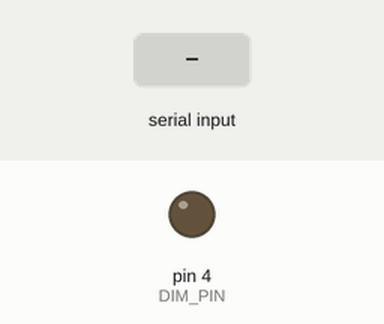
Recording of a sketch running on a simulated Arduino Uno, built with avr-gcc and run on an emulated ATmega328P. Shown: output pins drawn as LEDs (lit = HIGH). The test bench sets the inputs (shaded band).

Above: at 1.2 s.
1.3 s: "90,45\n" received over Serial
At 2.3 s:
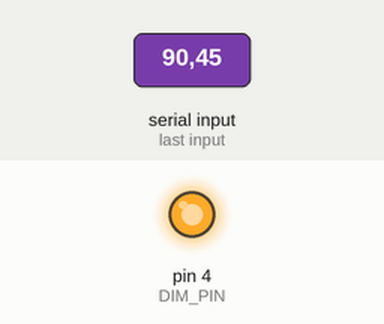
Timing chart, 0 to 4.3 s (numbered marks = the images above; inputs shaded):
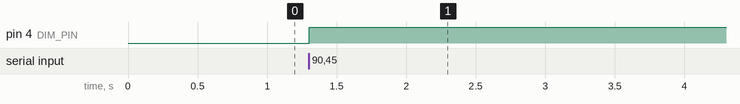

Measured:
- after the input at 1.3 s, pin 4 (DIM_PIN): LOW → HIGH at once

The sketch:

POWER_NANO.ino
```cpp
#include <GyverTimers.h>

#define INT_NUM 0
#define DIM_PIN 4
#define ZC_PIN 2

int dimmer = 0;

void setup() {
Serial.begin(9600);
Serial.setTimeout(50);
pinMode(DIM_PIN, OUTPUT);
pinMode(ZC_PIN, INPUT_PULLUP);
Timer2.enableISR();
attachInterrupt(INT_NUM, isr, FALLING);
}

void loop() {

if (Serial.available()) {
  dimmer = Serial.parseInt();
  if (dimmer > 8600) {
    detachInterrupt(INT_NUM);
    digitalWrite(DIM_PIN, 0);
  }
  if (dimmer < 1200) {
    detachInterrupt(INT_NUM);
    digitalWrite(DIM_PIN, 1);
  }
  if (dimmer > 1200 && dimmer < 8600) {
    attachInterrupt(INT_NUM, isr, FALLING);
  }
}

} // loop

void isr() {
  static int lastDim;
  if (lastDim != dimmer) Timer2.setPeriod(lastDim = dimmer);
  else Timer2.restart();
}

ISR(TIMER2_A) {
  digitalWrite(DIM_PIN, 1);  // включаем симистор на оставшейся длине полуволны после отсчета таймером
  Timer2.stop();             // останавливаем таймер до следующего прерывания где он будет перезапущен
  digitalWrite(DIM_PIN, 0);  // выставляем 0 на оптопаре сразу, но симистор остается открытым до прохождения нуля
}
```
